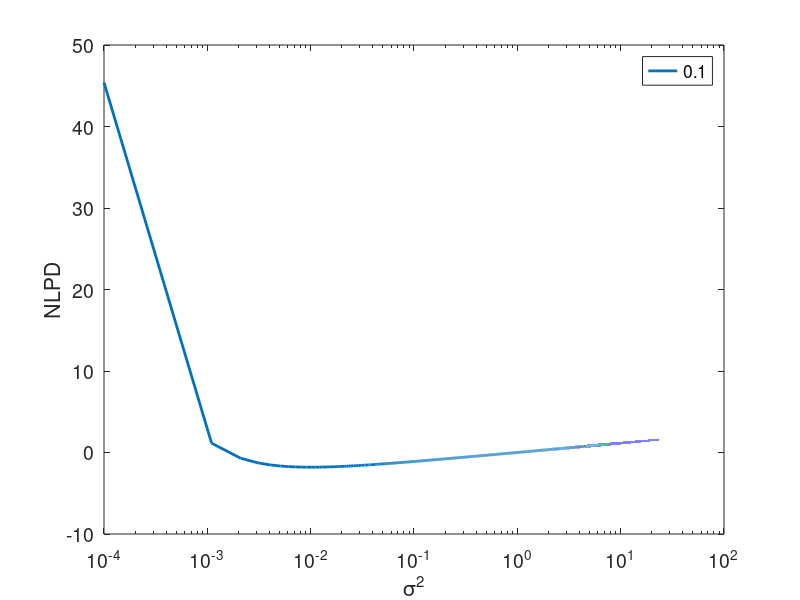

MATLAB code to generate this figure:
clear all; clc;

nlpd = @(delta,sigma2) 0.5*(log(sigma2) +  (delta)^2*(1./sigma2));
sigma2 = 1e-4:0.001:100;


v_delta  = 0.1;
L = length(v_delta);
val = zeros(L,length(sigma2));
for i = 1 : L
    val(i,:) = nlpd(v_delta(i),sigma2);
end

semilogx(sigma2, val, 'LineWidth',2);
legend(mat2str(v_delta));
set(gca, 'FontSize', 14);
xlabel('\sigma^2');
ylabel('NLPD');
